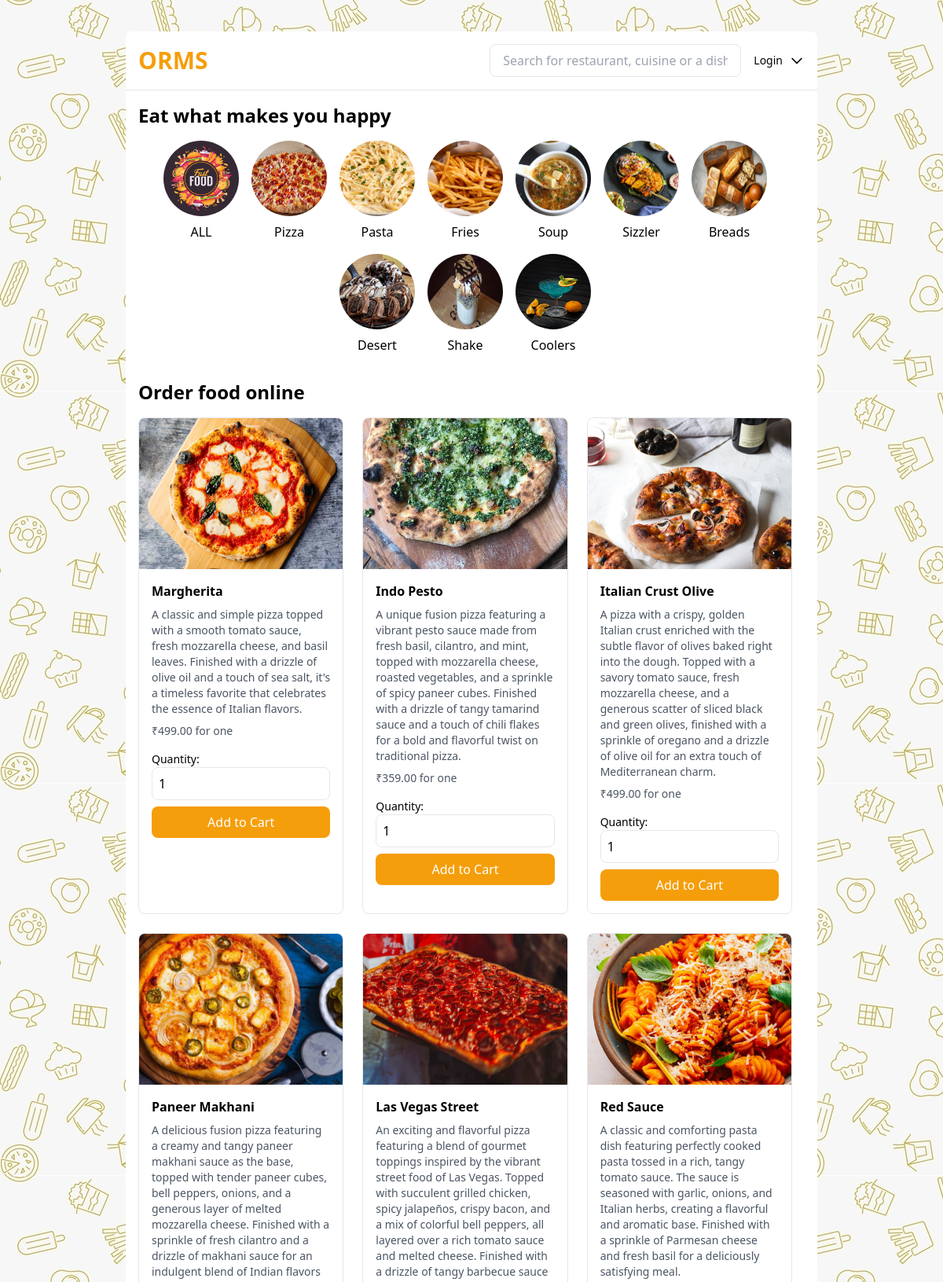
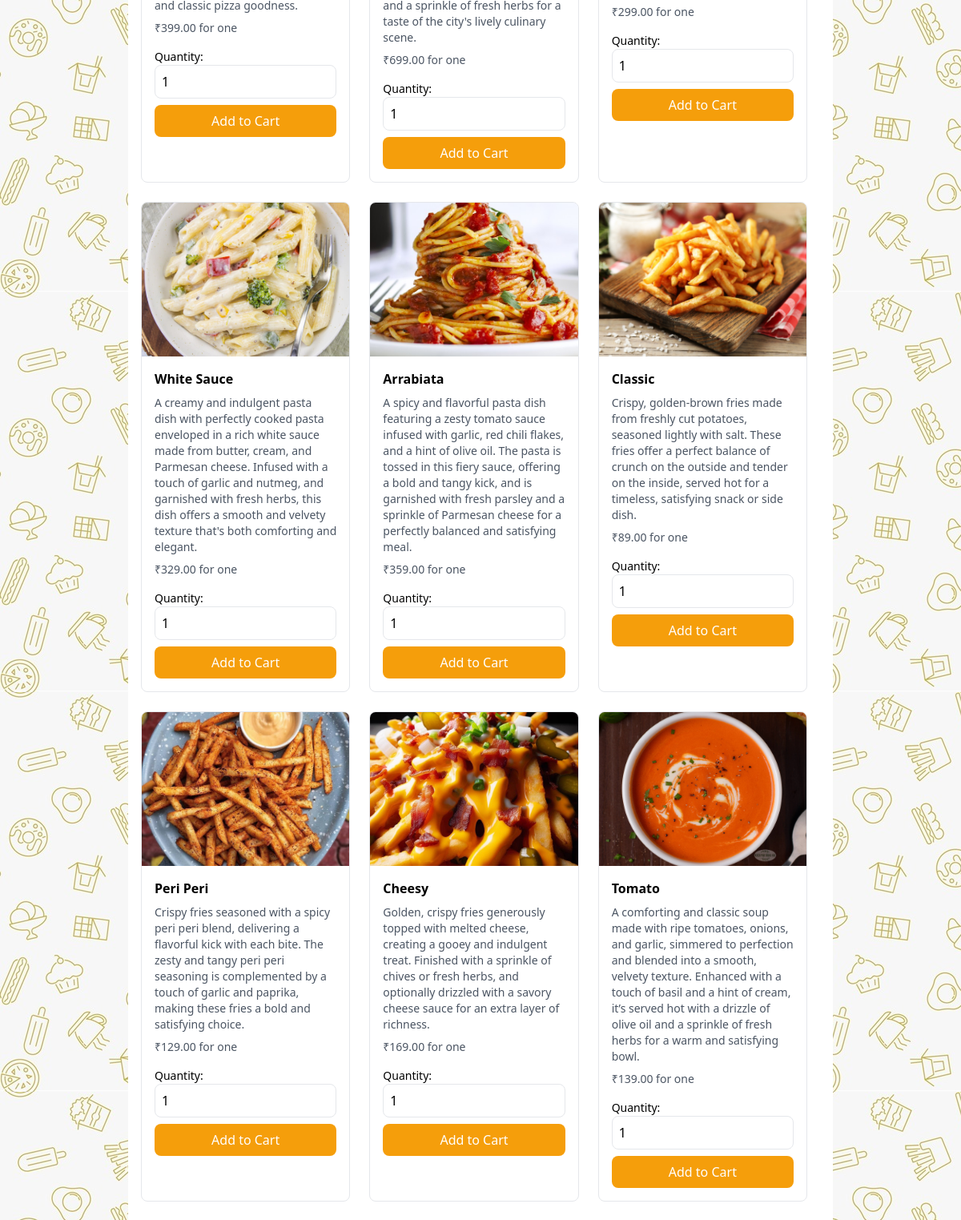
The page / (upper part) on the database its author committed (2 pictures, top to bottom).
### tables this page shows
CREATE TABLE `category` (
  `id` int(11) NOT NULL,
  `category_id` char(16) NOT NULL,
  `category_name` varchar(100) NOT NULL,
  `category_img` varchar(255) DEFAULT NULL,
  `status` tinyint(1) NOT NULL DEFAULT 1,
  `created_at` timestamp NOT NULL DEFAULT current_timestamp(),
  `updated_at` timestamp NOT NULL DEFAULT current_timestamp() ON UPDATE current_timestamp()
);

CREATE TABLE `product` (
  `id` int(11) NOT NULL,
  `product_id` char(16) NOT NULL,
  `product_img` varchar(255) DEFAULT NULL,
  `product_name` varchar(100) NOT NULL,
  `product_description` text DEFAULT NULL,
  `product_category_id` char(16) NOT NULL,
  `isveg` tinyint(1) NOT NULL DEFAULT 0,
  `product_price` decimal(10,2) NOT NULL,
  `product_status` tinyint(1) NOT NULL DEFAULT 1,
  `created_at` timestamp NOT NULL DEFAULT current_timestamp(),
  `updated_at` timestamp NOT NULL DEFAULT current_timestamp() ON UPDATE current_timestamp()
);

### index.php (the view, shortened to what this page needs)
<?php
include 'includes/conn.php';
if (isset($_GET['category'])) {
    $products = [];
    $category = $_GET['category'];
    $stmt = $conn->prepare("SELECT * FROM product WHERE product_status = 1 AND product_category_id = ?");
    $stmt->bind_param("s", $category);
    $stmt->execute();
    $result = $stmt->get_result();
    while ($row = $result->fetch_assoc()) {
        $products[] = $row;
    }
} else {
    $products = [];
    $stmt = $conn->query("SELECT * FROM product WHERE product_status = 1");
    while ($row = $stmt->fetch_assoc()) {
        $products[] = $row;
    }
}
?>
<!DOCTYPE html>
<html lang="en">
<head>
  <link href="https://cdn.jsdelivr.net/npm/tailwindcss@latest/dist/tailwind.min.css" rel="stylesheet">
</head>
<body style="background-image: url('assets/img/background.jpg'); background-repeat: repeat;" class="lg:mx-40">
  <div class="bg-white w-full mx-auto lg:my-10 rounded-lg">
    <header class="flex flex-col md:flex-row items-center justify-between p-4 border-b">
      <div class="flex items-center mb-4 md:mb-0">
        <h1 class="text-3xl font-bold text-yellow-500">ORMS</h1>
      </div>
      <div class="flex items-center space-x-4">
        <input type="text" placeholder="Search for restaurant, cuisine or a dish" class="px-4 py-2 border rounded-lg w-full md:w-80">
        <div class="flex items-center space-x-2 relative cursor-pointer" id="dropdownButton">
          <span class="text-sm"><?php if (isset($_SESSION['fullname'])) {
                        echo $_SESSION['fullname'];?>
          </span>
          <svg class="w-5 h-5" fill="none" stroke="currentColor" viewBox="0 0 24 24" xmlns="http://www.w3.org/2000/svg">
            <path stroke-linecap="round" stroke-linejoin="round" stroke-width="2" d="M19 9l-7 7-7-7"></path>
          </svg>
          <div class="absolute right-0 top-0 mt-2 w-48 bg-white border rounded shadow-lg hidden" id="dropdownMenu">
            <a href="index" class="block px-4 py-2 text-sm text-gray-700 hover:bg-gray-100">Home</a>
            <a href="order_history" class="block px-4 py-2 text-sm text-gray-700 hover:bg-gray-100">Order History</a>
            <a href="logout" class="block px-4 py-2 text-sm text-gray-700 hover:bg-gray-100">Logout</a>
          </div>
          <?php } else{?>
          Login
          </span>
          <svg class="w-5 h-5" fill="none" stroke="currentColor" viewBox="0 0 24 24" xmlns="http://www.w3.org/2000/svg">
            <path stroke-linecap="round" stroke-linejoin="round" stroke-width="2" d="M19 9l-7 7-7-7"></path>
          </svg>
          <?php }?>
        </div>
      </div>
    </header>
    <div class="p-4 flex flex-col md:flex-row">
      <div class="w-full <?php if (isset($_SESSION['user_id'])) {?> md:w-3/4 <?php }?> pr-4">
        <h2 class="text-2xl font-bold mb-4">Eat what makes you happy</h2>
        <div class="flex flex-wrap gap-4 mb-8 justify-center">
          <div class="text-center cursor-pointer" onclick="window.location.href = '?'">
            <img src="assets/img/fast-food-flat-illustration-delicious-food-arranged-circle_58813-438.jpg" alt="Pizza" class="w-24 h-24 rounded-full mb-2">
            <span>ALL</span>
          </div>
          <?php
                    $categories_result = $conn->query("SELECT category_id, category_name, category_img FROM category WHERE status = 1");
                    if ($categories_result) {
                        while ($category = $categories_result->fetch_assoc()) {
                            echo '<div class="text-center cursor-pointer" onclick="window.location.href = \'?category='.$category['category_id'].'\'">
                                    <img src="'.$category['category_img'].'" alt="'.$category['category_name'].'" class="w-24 h-24 rounded-full mb-2">
                                    <span>'.$category['category_name'].'</span>
                                  </div>';
                        }
                    } else {
                        echo '<p class="text-red-500">Error fetching categories.</p>';
                    }
                    ?>
        </div>
        <h2 class="text-2xl font-bold mb-4">Order food online</h2>
        <div class="grid grid-cols-1 sm:grid-cols-2 sm:grid-cols-3 gap-6">
          <?php foreach ($products as $product): ?>
          <div class="border rounded-lg overflow-hidden">
            <img src="<?php echo $product['product_img']; ?>" alt="<?php echo $product['product_name']; ?>" class="w-full h-48 object-cover">
            <div class="p-4">
              <div class="flex justify-between items-center mb-2">
                <h3 class="font-bold text-sm md:text-base"><?php echo $product['product_name']; ?></h3>
              </div>
              <p class="text-gray-600 text-xs md:text-sm mb-2"><?php echo $product['product_description']; ?></p>
              <p class="text-gray-600 text-xs md:text-sm">₹<?php echo $product['product_price']; ?> for one</p>
              <form method="POST" class="flex flex-col mt-4">
                <label for="quantity-<?php echo $product['product_id']; ?>" class="text-xs md:text-sm">Quantity:</label>
                <input type="number" id="quantity-<?php echo $product['product_id']; ?>" name="quantity" value="1" min="1" class="border rounded-lg p-1 mb-2 p-2">
                <button type="submit" name="action" value="add_to_cart" class="w-full bg-yellow-500 text-white py-2 rounded-lg">Add to Cart</button>
              </form>
            </div>
          </div>
          <?php endforeach; ?>
        </div>
      </div>
    </div>
  </div>
</body>
</html>

### rows shown on the page
category: category_img (picture), category_name "Pizza"
category: category_img+category_name (picture), category_name "Pasta"
category: category_img+category_name (picture), category_name "Fries"
category: category_img (picture), category_name "Soup"
category: category_img+category_name (picture), category_name "Sizzler"
category: category_img (picture), category_name "Breads"
category: category_img (picture), category_name "Desert"
category: category_img (picture), category_name "Shake"
category: category_img (picture), category_name "Coolers"
product: product_img (picture), product_name "Margherita", product_description "A classic and simple pizza topped with a smooth tomato sauce, fresh mozzarella cheese, and basil leaves. Finished with a drizzle of olive oil and a touch of sea salt, it's a timeless favorite that celebrates the essence of Italian flavors.", product_price "499.00"
product: product_img (picture), product_name "Indo Pesto", product_description "A unique fusion pizza featuring a vibrant pesto sauce made from fresh basil, cilantro, and mint, topped with mozzarella cheese, roasted vegetables, and a sprinkle of spicy paneer cubes. Finished with a drizzle of tangy tamarind sauce and a touch of chili flakes for a bold and flavorful twist on traditional pizza.", product_price "359.00"
product: product_img (picture), product_name "Italian Crust Olive", product_description "A pizza with a crispy, golden Italian crust enriched with the subtle flavor of olives baked right into the dough. Topped with a savory tomato sauce, fresh mozzarella cheese, and a generous scatter of sliced black and green olives, finished with a sprinkle of oregano and a drizzle of olive oil for an extra touch of Mediterranean charm.", product_price "499.00"
product: product_img (picture), product_name "Paneer Makhani", product_description "A delicious fusion pizza featuring a creamy and tangy paneer makhani sauce as the base, topped with tender paneer cubes, bell peppers, onions, and a generous layer of melted mozzarella cheese. Finished with a sprinkle of fresh cilantro and a drizzle of makhani sauce for an indulgent blend of Indian flavors and classic pizza goodness.", product_price "399.00"
product: product_img (picture), product_name "Las Vegas Street", product_description "An exciting and flavorful pizza featuring a blend of gourmet toppings inspired by the vibrant street food of Las Vegas. Topped with succulent grilled chicken, spicy jalapeños, crispy bacon, and a mix of colorful bell peppers, all layered over a rich tomato sauce and melted cheese. Finished with a drizzle of tangy barbecue sauce and a sprinkle of fresh herbs for a taste of the city's lively culinary scene.", product_price "699.00"
product: product_img (picture), product_name "Red Sauce", product_description "A classic and comforting pasta dish featuring perfectly cooked pasta tossed in a rich, tangy tomato sauce. The sauce is seasoned with garlic, onions, and Italian herbs, creating a flavorful and aromatic base. Finished with a sprinkle of Parmesan cheese and fresh basil for a deliciously satisfying meal.", product_price "299.00"
product: product_img (picture), product_name "White Sauce", product_description "A creamy and indulgent pasta dish with perfectly cooked pasta enveloped in a rich white sauce made from butter, cream, and Parmesan cheese. Infused with a touch of garlic and nutmeg, and garnished with fresh herbs, this dish offers a smooth and velvety texture that's both comforting and elegant.", product_price "329.00"
product: product_img (picture), product_name "Arrabiata", product_description "A spicy and flavorful pasta dish featuring a zesty tomato sauce infused with garlic, red chili flakes, and a hint of olive oil. The pasta is tossed in this fiery sauce, offering a bold and tangy kick, and is garnished with fresh parsley and a sprinkle of Parmesan cheese for a perfectly balanced and satisfying meal.", product_price "359.00"
product: product_img (picture), product_name "Classic", product_description "Crispy, golden-brown fries made from freshly cut potatoes, seasoned lightly with salt. These fries offer a perfect balance of crunch on the outside and tender on the inside, served hot for a timeless, satisfying snack or side dish.", product_price "89.00"
product: product_img (picture), product_name "Peri Peri", product_description "Crispy fries seasoned with a spicy peri peri blend, delivering a flavorful kick with each bite. The zesty and tangy peri peri seasoning is complemented by a touch of garlic and paprika, making these fries a bold and satisfying choice.", product_price "129.00"
product: product_img (picture), product_name "Cheesy", product_description "Golden, crispy fries generously topped with melted cheese, creating a gooey and indulgent treat. Finished with a sprinkle of chives or fresh herbs, and optionally drizzled with a savory cheese sauce for an extra layer of richness.", product_price "169.00"
product: product_img (picture), product_name "Tomato", product_description "A comforting and classic soup made with ripe tomatoes, onions, and garlic, simmered to perfection and blended into a smooth, velvety texture. Enhanced with a touch of basil and a hint of cream, it’s served hot with a drizzle of olive oil and a sprinkle of fresh herbs for a warm and satisfying bowl.", product_price "139.00"
